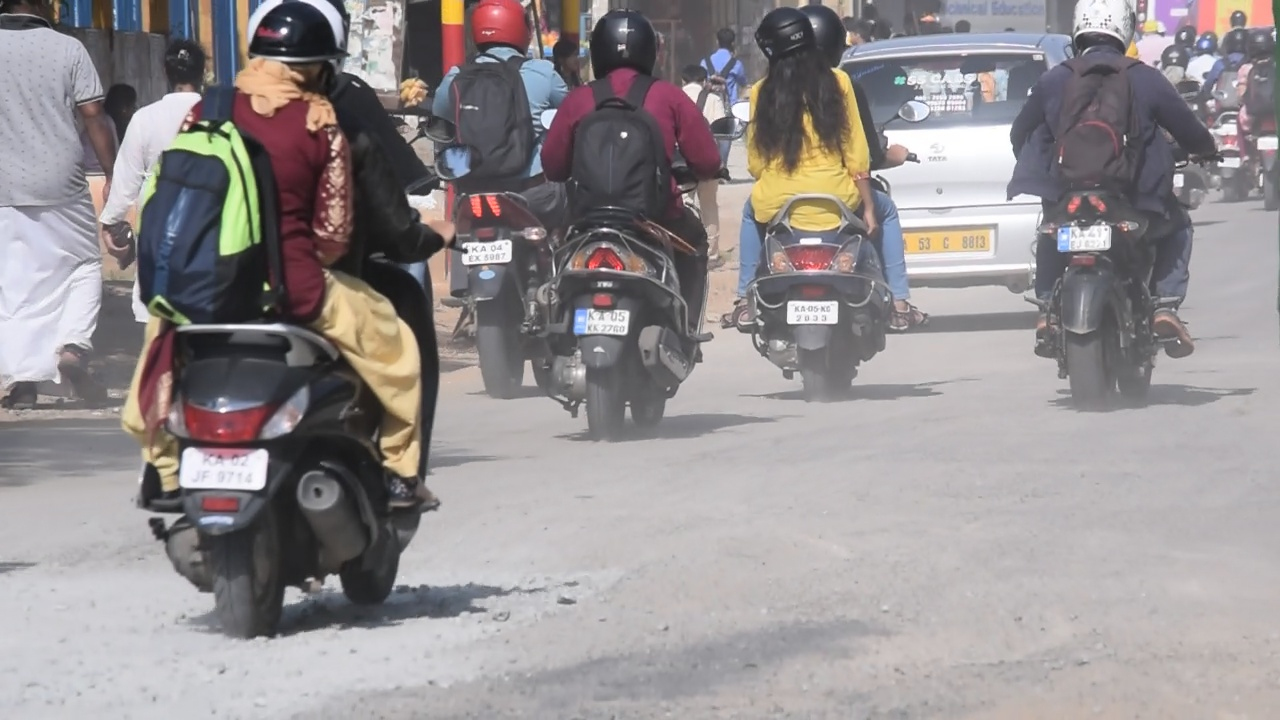
#> input picture data/source/frame96.jpg, 1280 x 720 px
$ python detector.py
#> lines starting #> are read from the running program, lines starting #| are printed output that depends on the picture
import cv2

img = 'data/source/frame96.jpg'
img = cv2.imread(img, 0)
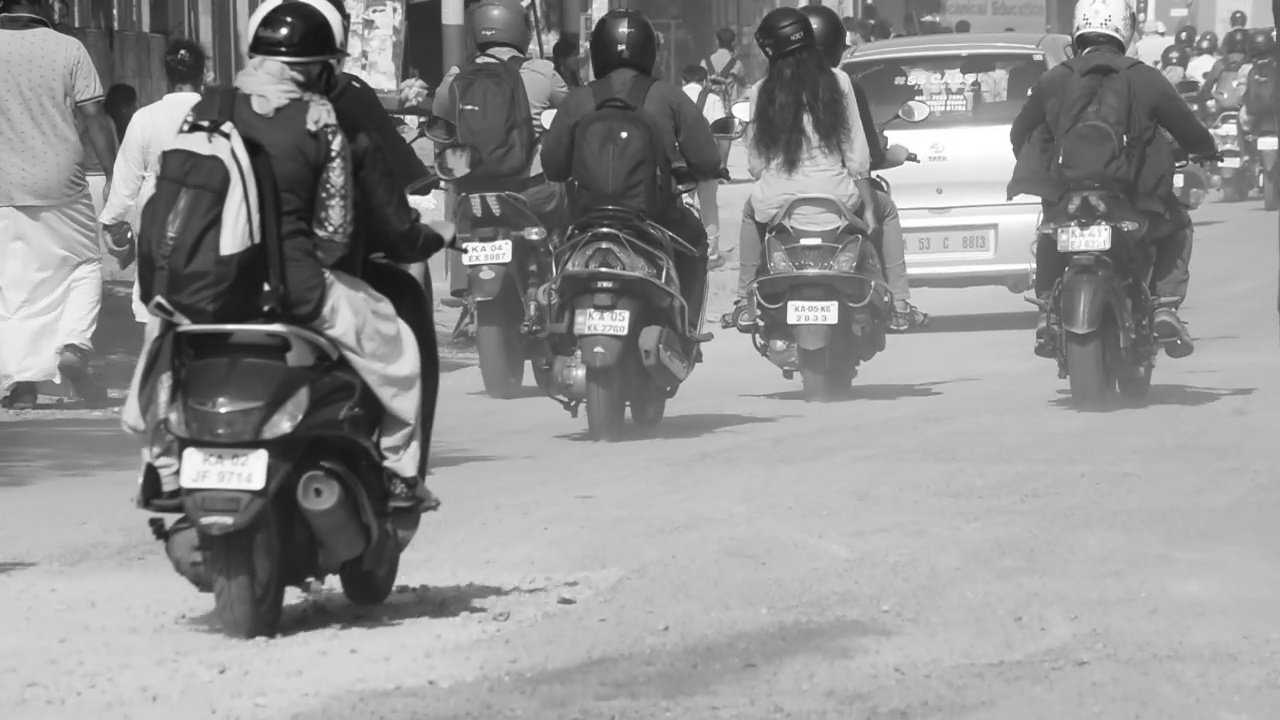
#> img: shape (720, 1280); min 16, max 255, mean 145.2
cv2.imshow("Test Img", img)
cv2.waitKey(0)
cv2.destroyAllWindows()

$ run again, with data/source/frame246.jpg copied over data/source/frame96.jpg
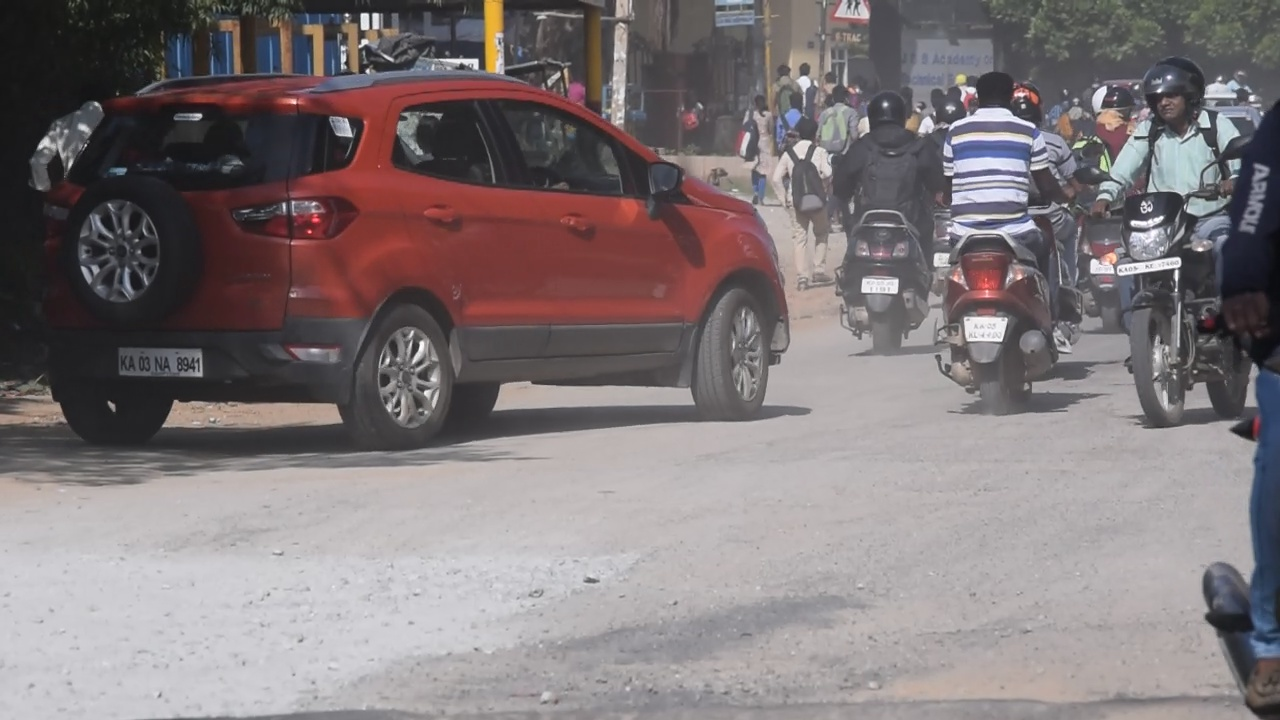
#> input picture data/source/frame246.jpg, 1280 x 720 px
#> `img = cv2.imread(img, 0)`:
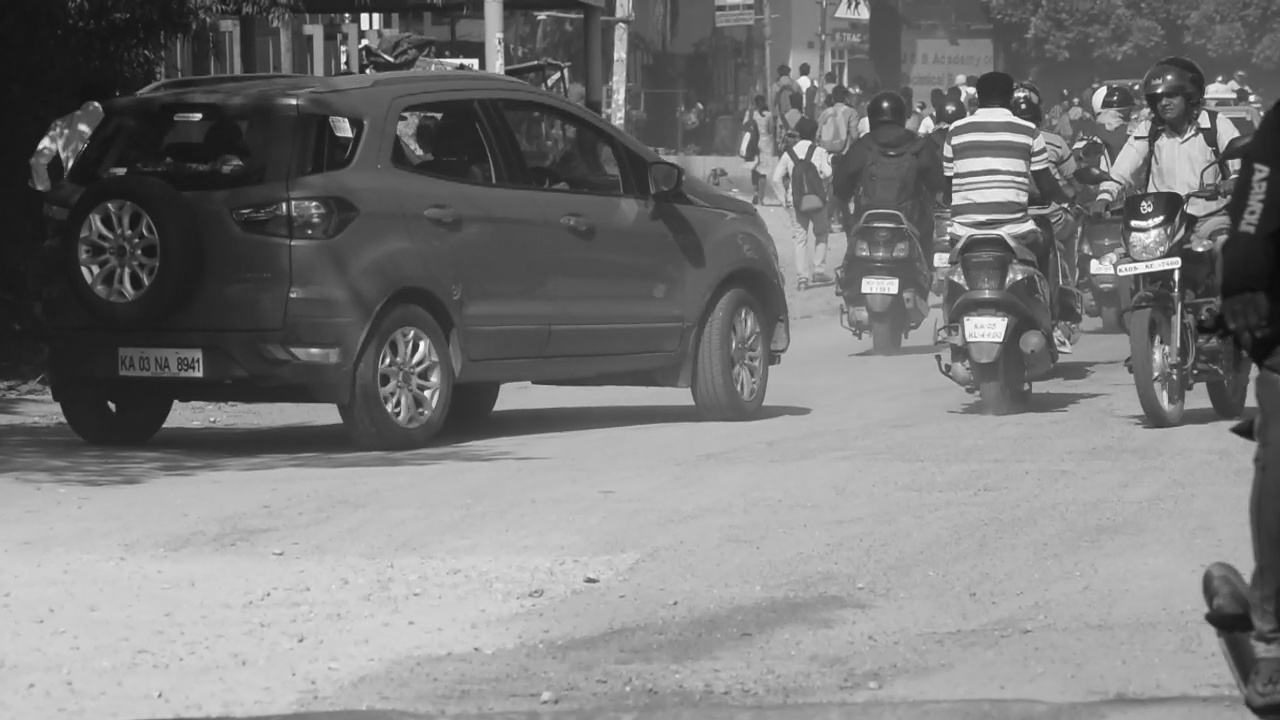
#> img: shape (720, 1280); min 10, max 255, mean 122.2

$ run again, with data/source/frame982.jpg copied over data/source/frame96.jpg
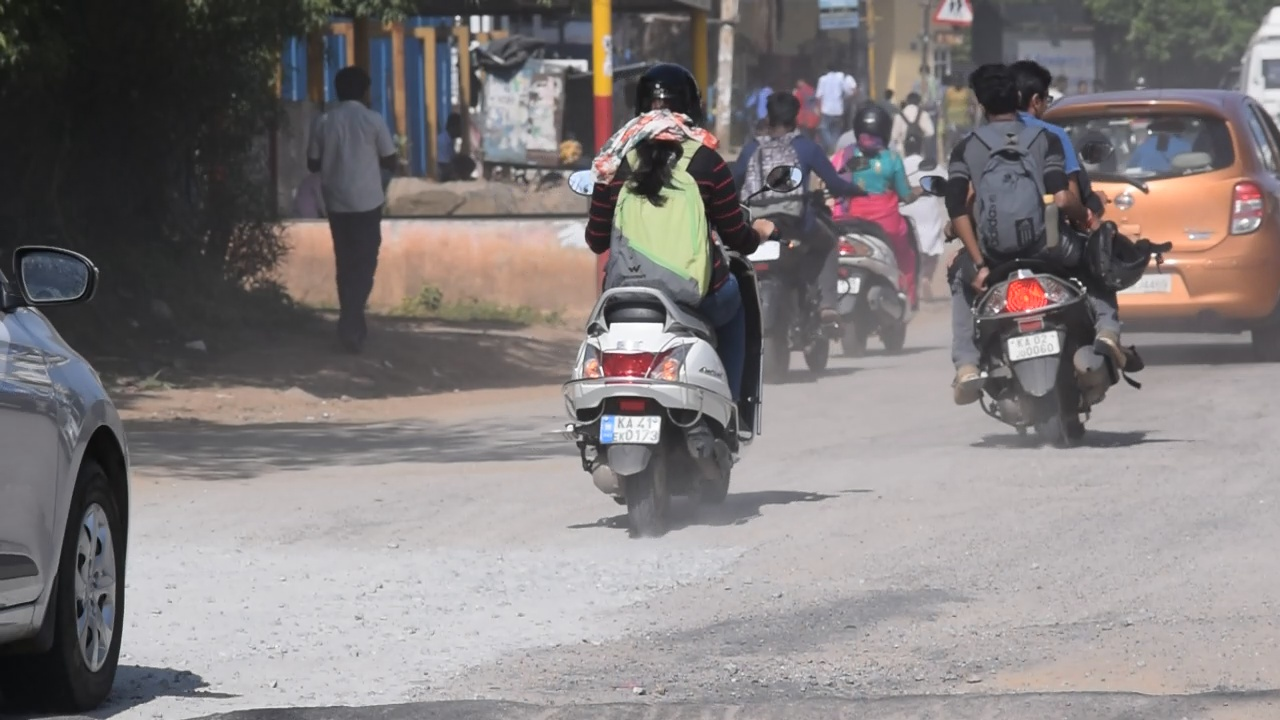
#> input picture data/source/frame982.jpg, 1280 x 720 px
#> `img = cv2.imread(img, 0)`:
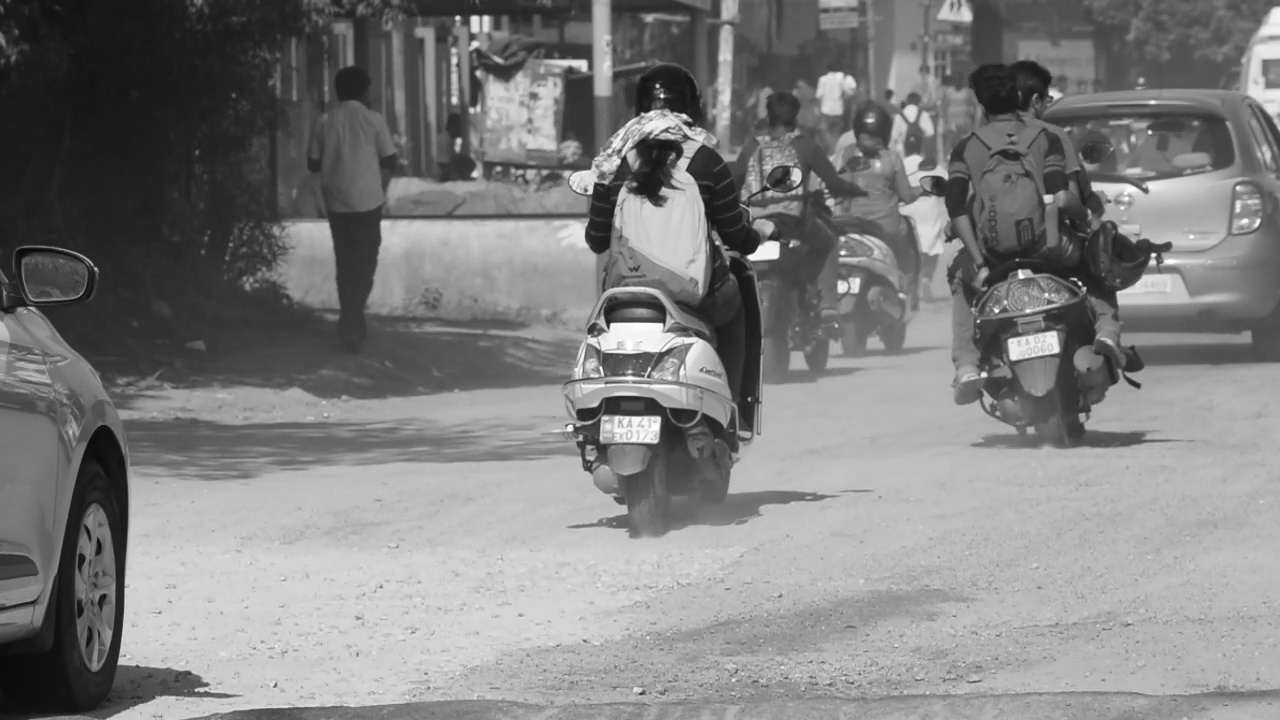
#> img: shape (720, 1280); min 4, max 255, mean 127.5

$ run again, with data/source/image.jpg copied over data/source/frame96.jpg
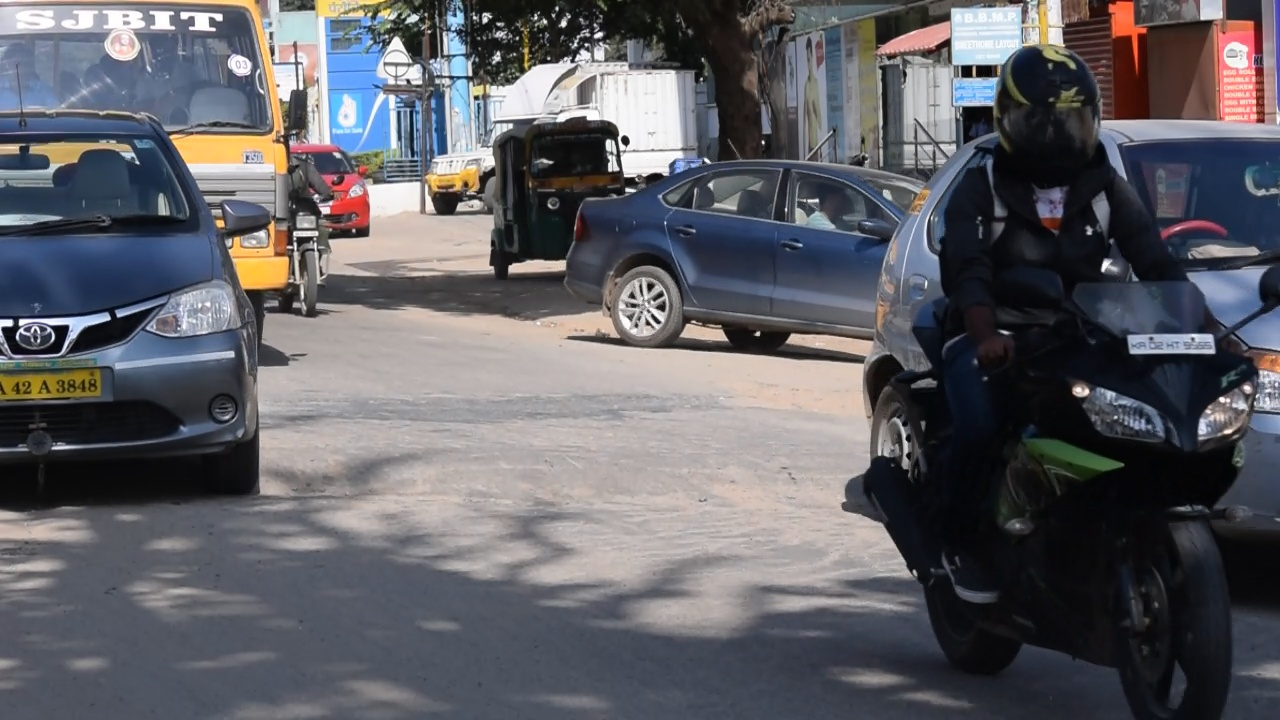
#> input picture data/source/image.jpg, 1280 x 720 px
#> `img = cv2.imread(img, 0)`:
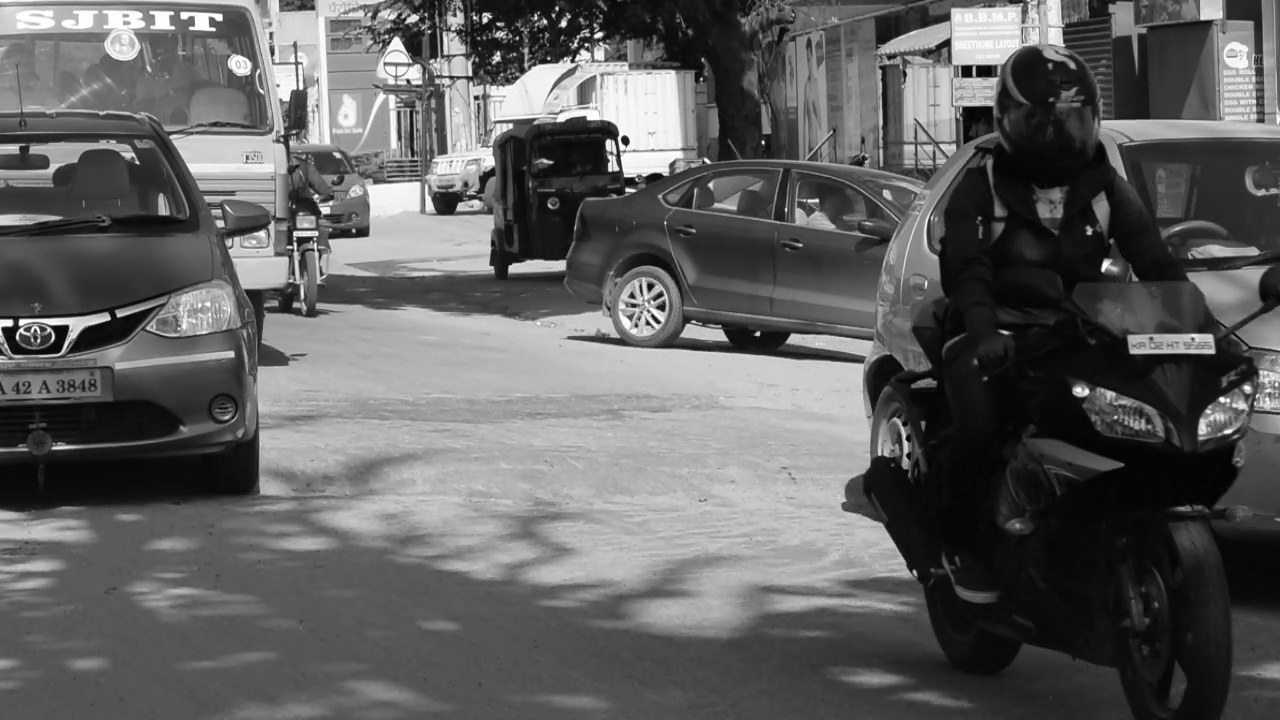
#> img: shape (720, 1280); min 0, max 255, mean 96
